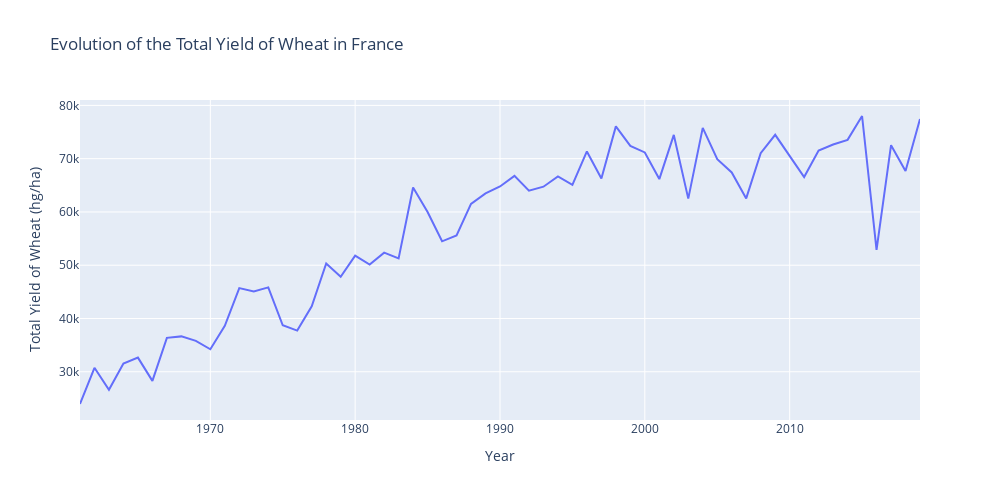

The cell this chart's notebook holds for it:
### Code cell
show_data(crops_all, "Europe", "France", "Wheat", "Yield", "1986")
